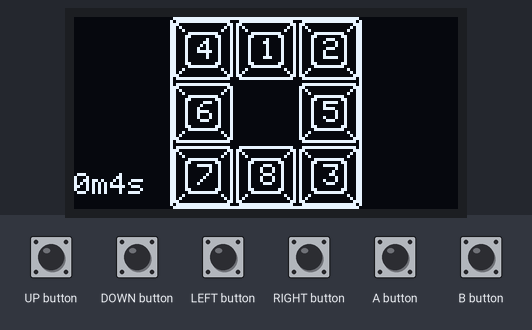
Simulated run of this sketch. Board: Arduboy, built with avr-gcc and run on an emulated ATmega32U4. Shown: 128×64 one-colour display. The test bench sets the inputs (shaded band). Random numbers use the default seed unless the sketch sets one.

Above: at 7.6 s.
7.7 s: UP button pressed for 0.15 s
At 8.6 s:
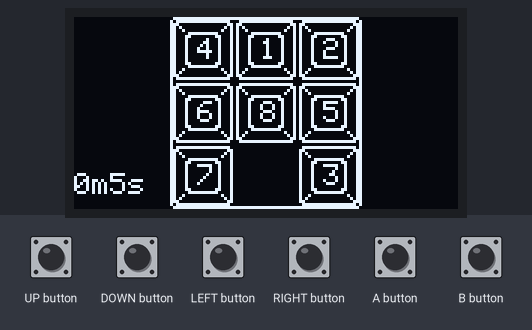
9.4 s: DOWN button pressed for 0.15 s
At 12.0 s:
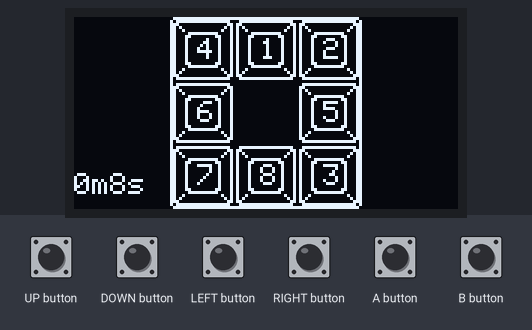
Timing chart, 0 to 13.5 s (numbered marks = the images above; inputs shaded):
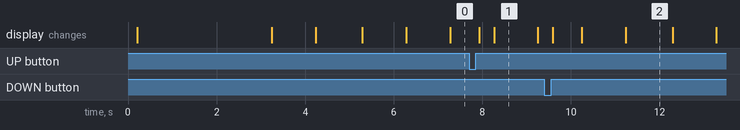

The sketch:

Arduslide.ino
```cpp
#include <Arduboy.h>
#include "bitmaps.h"

#define X_OFFSET 8
#define Y_OFFSET 6
#define BOX_W 20
#define BOX_H 20
#define ROWS 3
#define COLS 3

const static int rects[9][2] = {
  {33,1},{54,1},{75,1},
  {33,22},{54,22},{75,22},
  {33,43},{54,43},{75,43}
};

Arduboy arduboy;
int puzzle[9] = {0,1,2,3,4,5,6,7,8};
bool left_pressed,right_pressed,up_pressed,down_pressed,a_pressed,b_pressed;
bool gameOver,intro;
unsigned long introStarted, gameStarted, gameDuration;

void randomizePuzzle() {
  shuffle(puzzle, sizeof(puzzle) / sizeof(int), sizeof(int));
}

// generate a value between 0 <= x < n, thus there are n possible outputs
int rand_range(int n)
{
   int r, ul;
   ul = RAND_MAX - RAND_MAX % n;
   while ((r = random(RAND_MAX+1)) >= ul);
   //r = random(ul);
   return r % n;
}

void shuffle_swap(int index_a, int index_b, int *array, int size)
{
   char *x, *y, tmp[size];

   if (index_a == index_b) return;

   x = (char*)array + index_a * size;
   y = (char*)array + index_b * size;

   memcpy(tmp, x, size);
   memcpy(x, y, size);
   memcpy(y, tmp, size);
}

// shuffle an array using fisher-yates method, O(n)
void shuffle(int *array, int nmemb, int size)
{
   int r;

   while (nmemb > 1) {
       r = rand_range(nmemb--);
       shuffle_swap(nmemb, r, array, size);
   }
}

int zeroIndex() {
  for(int i = 0; i < 9; i++) {
    if(puzzle[i] == 0) {
      return i;
    }
  }
}

void moveSfx() {
  arduboy.tunes.tone(200, 40);
}

void shiftUp() {
  int zIndex = zeroIndex();
  if (zIndex != 6 && zIndex != 7 && zIndex != 8) {
    int swapIndex = zIndex + 3;
    puzzle[zIndex] = puzzle[swapIndex];
    puzzle[swapIndex] = 0;
    moveSfx();
  }
}

void shiftDown() {
  int zIndex = zeroIndex();
  if (zIndex != 0 && zIndex != 1 && zIndex != 2) {
    int swapIndex = zIndex - 3;
    puzzle[zIndex] = puzzle[swapIndex];
    puzzle[swapIndex] = 0;
    moveSfx();
  }
}

void shiftLeft() {
  int zIndex = zeroIndex();
  if (zIndex != 2 && zIndex != 5 && zIndex != 8) {
    int swapIndex = zIndex + 1;
    puzzle[zIndex] = puzzle[swapIndex];
    puzzle[swapIndex] = 0;
    moveSfx();
  }
}

void shiftRight() {
  int zIndex = zeroIndex();
  if (zIndex != 0 && zIndex != 3 && zIndex != 6) {
    int swapIndex = zIndex - 1;
    puzzle[zIndex] = puzzle[swapIndex];
    puzzle[swapIndex] = 0;
    moveSfx();
  }
}

void resetGame() {
  gameOver = false;
  intro = true;
  left_pressed,right_pressed,up_pressed,down_pressed,a_pressed,b_pressed = false;

  randomizePuzzle();

  arduboy.tunes.tone(987, 160);
  delay(160);
  arduboy.tunes.tone(1318, 400);

  introStarted = millis();
}

void checkGameOver() {
  if (gameOver)
    return;

  gameDuration = millis() - gameStarted;

  for(int i = 0; i < 8; i++) {
    if((i+1) != puzzle[i])
      return;
  }

  gameOver = true;
}

void drawBoard() {
  drawBackground();

  arduboy.fillRect(32,0,64,64,BLACK);
  arduboy.drawRoundRect(32,0,64,64,1,WHITE);

  for(int r = 0; r < ROWS; r++) {
    for(int c = 0; c < COLS; c++) {
      int i = (r*ROWS) + c;
      if (puzzle[i] > 0) {
        arduboy.drawSlowXYBitmap(rects[i][0],rects[i][1],blockImage,20,20,1);
        arduboy.setCursor(rects[i][0]+X_OFFSET,rects[i][1]+Y_OFFSET);
        arduboy.print(puzzle[i]);
      }
    }
  }
}

void drawBackground() {
  unsigned long m,s;
  arduboy.setCursor(0,52);
  m = gameDuration / 1000 / 60;
  s = gameDuration / 1000 % 60;
  arduboy.print(m);
  arduboy.print("m");
  arduboy.print(s);
  arduboy.print("s");
}

void drawIntro() {
  arduboy.drawSlowXYBitmap(0,0,introImage,128,64,1);
}

void drawGameOver() {
  unsigned long m,s;
  arduboy.drawSlowXYBitmap(0,0,winImage,128,64,1);
  arduboy.setCursor(34,52);
  arduboy.print("Time: ");
  m = gameDuration / 1000 / 60;
  s = gameDuration / 1000 % 60;
  arduboy.print(m);
  arduboy.print("m");
  arduboy.print(s);
  arduboy.print("s");
}

void handleInput() {
  if (arduboy.pressed(UP_BUTTON)) {
    up_pressed = true;
  } else if (arduboy.pressed(DOWN_BUTTON)) {
    down_pressed = true;
  } else if (arduboy.pressed(LEFT_BUTTON)) {
    left_pressed = true;
  } else if (arduboy.pressed(RIGHT_BUTTON)) {
    right_pressed = true;
  } else if (arduboy.pressed(A_BUTTON) && arduboy.pressed(B_BUTTON)) {
    a_pressed = true;
    b_pressed = true;
  }

  if (arduboy.notPressed(UP_BUTTON | DOWN_BUTTON | LEFT_BUTTON | RIGHT_BUTTON)) {
    if (left_pressed) {
      shiftLeft();
      left_pressed = false;
    } else if (right_pressed) {
      shiftRight();
      right_pressed = false;
    } else if (up_pressed) {
      shiftUp();
      up_pressed = false;
    } else if (down_pressed) {
      shiftDown();
      down_pressed = false;
    }
  }

  if (arduboy.notPressed(A_BUTTON | B_BUTTON)) {
    if (a_pressed && b_pressed) {
      resetGame();
    }
  }
}

void checkElapsed() {
  if (intro) {
    if ((millis() - introStarted) > 3000) {
      intro = false;
      gameStarted = millis();
    }
  }
}

void setup() {
  arduboy.begin();
  arduboy.setFrameRate(15);
  arduboy.initRandomSeed();
  resetGame();
}

void loop() {
  if (!(arduboy.nextFrame()))
    return;

  arduboy.clear();

  if (intro) {
    drawIntro();
  } else if (gameOver) {
    handleInput();
    drawGameOver();
  } else {
    handleInput();
    checkGameOver();
    drawBoard();
  }

  checkElapsed();

  arduboy.display();
}
```

Source omitted: bitmaps.h (data table, 13143 bytes)
